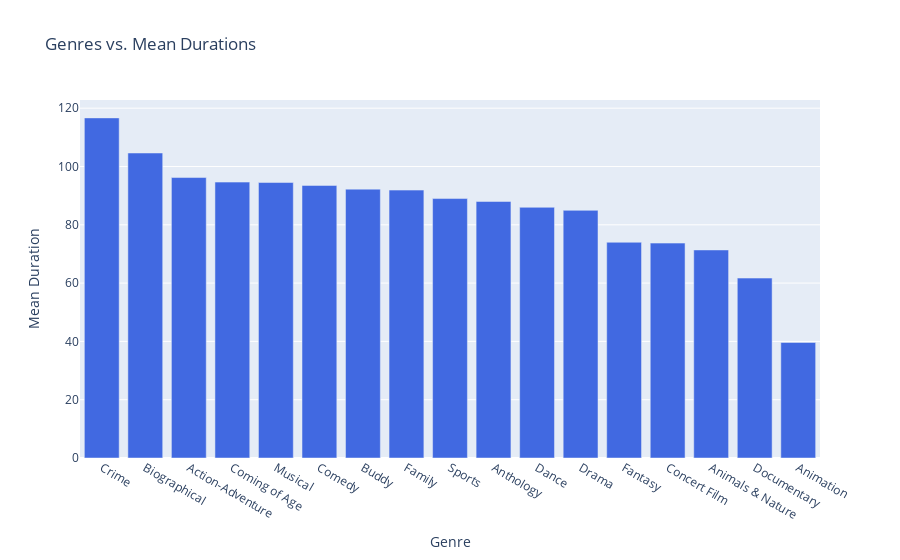

Notebook cell for this chart:
### Code cell
tmp1=df.copy()
duration = df['duration'].apply(convert_duration).tolist()
tmp1['new_dur']=duration
genre_duration_means = tmp1.groupby('Genre')['new_dur'].mean()
genre_codes = genre_duration_means.index.tolist()
mean_durations = genre_duration_means.tolist()
data = pd.DataFrame({'Genre': genre_codes, 'Mean Duration': mean_durations})

# Sort the DataFrame by mean duration in descending order
data = data.sort_values(by='Mean Duration', ascending=False)

# Create the bar chart
fig = go.Figure()

# Add a bar trace
fig.add_trace(go.Bar(
    x=data['Genre'],
    y=data['Mean Duration'],
    marker_color='royalblue'  # Customize the bar color as needed
))

# Set the axis labels and chart title
fig.update_layout(
    xaxis_title='Genre',
    yaxis_title='Mean Duration',
    title='Genres vs. Mean Durations'
)

# Show the chart
fig.show()

### Figure 1 — Plotly figure (JSON) as saved in the notebook; plotly's stock layout.template omitted (floating-point values rounded to 4 significant figures)
{"data": [{"marker": {"color": "royalblue"}, "type": "bar", "x": ["Crime", "Biographical", "Action-Adventure", "Coming of Age", "Musical", "Comedy", "Buddy", "Family", "Sports", "Anthology", "Dance", "Drama", "Fantasy", "Concert Film", "Animals & Nature", "Documentary", "Animation"], "y": [116.7, 104.6, 96.21, 94.64, 94.5, 93.5, 92.23, 91.9, 89, 88, 86, 84.96, 74, 73.71, 71.37, 61.71, 39.62]}], "layout": {"title": {"text": "Genres vs. Mean Durations"}, "xaxis": {"title": {"text": "Genre"}}, "yaxis": {"title": {"text": "Mean Duration"}}}}
